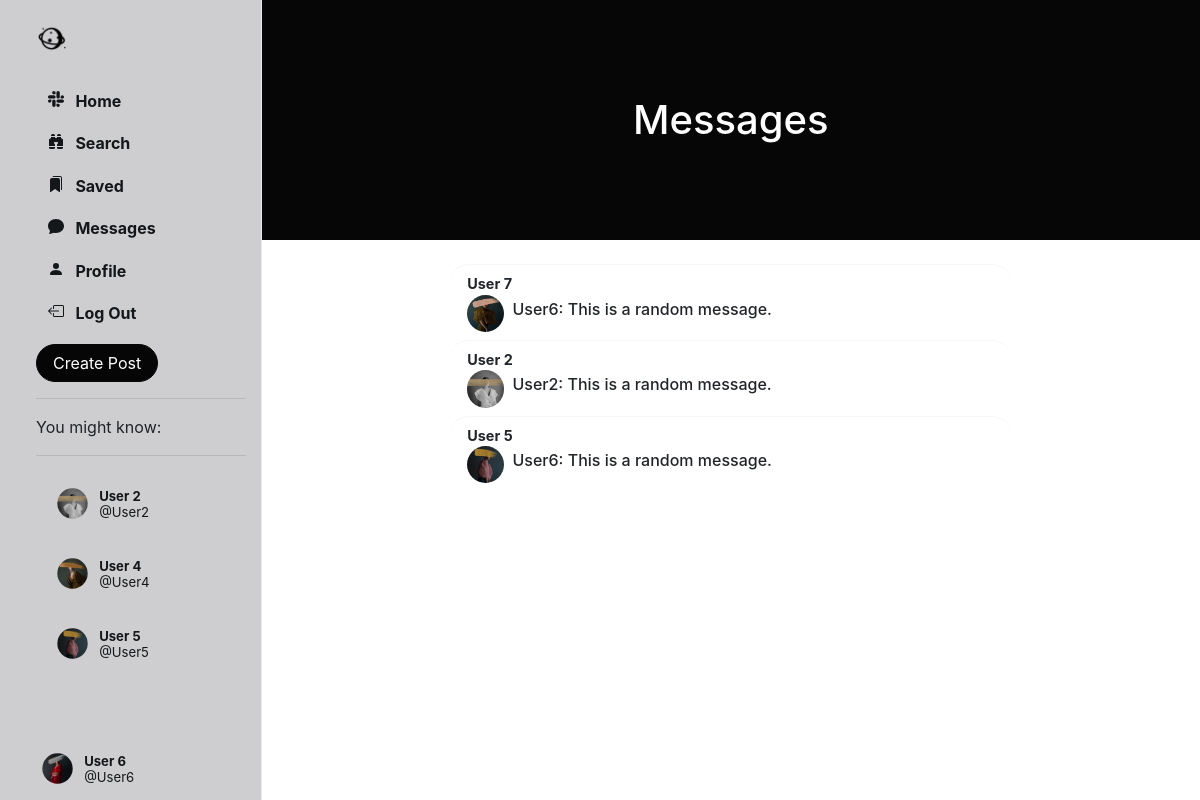
The app's page /chats/ (signed in) with its own data.
### Network/models.py (models this page shows, shortened)
class User(AbstractUser):
    profile_pic = models.ImageField(upload_to='profile_pic/')
    bio = models.TextField(max_length=160, blank=True, null=True)
    cover = models.ImageField(upload_to='covers/', blank=True)
    follows = models.ManyToManyField("self", related_name="followed_by", symmetrical=False, blank=True)
    def get_suggested_followers(self):
        followed_users = self.follows.all()
        suggested_users = User.objects.exclude(id=self.id).exclude(id__in=followed_users).filter(
            followed_by__in=followed_users)
        suggested_users = suggested_users.annotate(num_my_followers=Count('followed_by__follows')).order_by(
            '-num_my_followers')[:4]
        return suggested_users

class Chat(models.Model):
    participants = models.ManyToManyField(User, related_name='chats')
    last_updated = models.DateTimeField(auto_now=True)

class Message(models.Model):
    chat = models.ForeignKey(Chat, on_delete=models.CASCADE, related_name='messages')
    sender = models.ForeignKey(User, on_delete=models.CASCADE, related_name='sent_messages')
    content = models.TextField()
    timestamp = models.DateTimeField(auto_now_add=True)

### Network/views.py (the view)
# urls.py: path('chats/', views.chats, name='chats'),
@login_required(login_url='login/')
def chats(request):
    user = User.objects.get(id=request.user.id)
    suggestions = user.get_suggested_followers()
    chats_list = Chat.objects.filter(participants=request.user).order_by("-last_updated")
    return render(request=request, template_name='chats.html', context={
        'chats': chats_list,
        'suggestions': suggestions
    })

### Network/templates/chats.html (shortened to what this page needs)
{% extends 'index.html' %}
{% load static %}
    {% block chats %}
        <header class="py-5" id="home-header">
            <div class="container px-4 px-lg-5 my-5">
                <div class="text-center text-white">
                    <h1 class="display-5 fw-bolder">Messages</h1>
                </div>
            </div>
        </header>
        <br>
        {% for chat in chats %}
            {% if chat.messages.count > 0 %}
                {% with participants=chat.participants.all %}
                    {% if participants.count == 2 %}
                        {% if participants.0 != request.user %}
                            {% with other_participant=participants.0 %}
                                <a data-toggle="modal"
                                   data-target="#chatModal" onclick="get_messages('{{ chat.id }}')">
                                    <div class="chat" data-chat_id="{{ chat.id }}">
                                        <div style="flex: 1">
                                            <div class="chat-main">
                                                <div class="chat-user">
                                                    <div>
                                                        <span style="margin-left: 0"><strong>{{ other_participant.first_name }} {{ other_participant.last_name }}</strong></span>
                                                    </div>
                                                </div>
                                            </div>
                                        </div>
                                        <div>
                                            <div>
                                                <div class="small-profilepic"
                                                     style="background-image: url({{ other_participant.profile_pic.url }})"></div>
                                            </div>
                                            <div class="chat-content">
                                                <h6 class="new-message">{{ chat.messages.last.sender.username }}: {{ chat.messages.last.content }}</h6>
                                            </div>
                                        </div>
                                    </div>
                                </a>
                            {% endwith %}
                        {% else %}
                            {% with other_participant=participants.1 %}
                                <a data-toggle="modal"
                                   data-target="#chatModal" onclick="get_messages('{{ chat.id }}')">
                                    <div class="chat" data-chat_id="{{ chat.id }}">
                                        <div style="flex: 1">
                                            <div class="chat-main">
                                                <div class="chat-user">
                                                    <div>
                                                        <span><strong>{{ other_participant.first_name }} {{ other_participant.last_name }}</strong></span>
                                                    </div>
                                                </div>
                                            </div>
                                        </div>
                                        <div>
                                            <div>
                                                <div class="small-profilepic"
                                                     style="background-image: url({{ other_participant.profile_pic.url }})"></div>
                                            </div>
                                            <div class="chat-content">
                                                <h6 class="new-message">{{ chat.messages.last.sender.username }}: {{ chat.messages.last.content }}</h6>
                                            </div>
                                        </div>
                                    </div>
                                </a>
                            {% endwith %}
                        {% endif %}
                    {% endif %}
                {% endwith %}
            {% endif %}
        {% endfor %}
    {% endblock %}

### Network/templates/sidenav.html (shortened to what this page needs)
{% load static %}
<div class="sidenav">
    <a href="{% url 'home' %}" class="navbar-brand">
        <img src="{% static 'images/logo_icon.png' %}" height="31px">
    </a>
    <div style="height: 100%;">
        <div>
            <div>
                <ul>
                    <li class="nav-item" id="all_posts">
                        <a href="{% url 'home' %}" class="nav-link">
                            <div>
                                &nbsp;&nbsp;Home
                            </div>
                        </a>
                    </li>
                    <li class="nav-item" id="library">
                        <a href="{% url 'search' %}" class="nav-link">
                            <div>
                                &nbsp;&nbsp;Search
                            </div>
                        </a>
                    </li>
                    <li class="nav-item" id="library">
                        <a href="{% url 'saved' %}" class="nav-link">
                            <div>
                                &nbsp;&nbsp;Saved
                            </div>
                        </a>
                    </li>
                    <li class="nav-item" id="profile">
                        <a href="{% url 'chats' %}" class="nav-link">
                            <div>
                                &nbsp;&nbsp;Messages
                            </div>
                        </a>
                    </li>
                    <li class="nav-item" id="profile">
                        <a href="{% url 'profile' user.username %}" class="nav-link">
                            <div>
                                <svg xmlns="http://www.w3.org/2000/svg" width="16" height="16" fill="currentColor"
                                     class="bi bi-person-fill" viewBox="0 0 16 16">
                                    <path d="M3 14s-1 0-1-1 1-4 6-4 6 3 6 4-1 1-1 1H3Zm5-6a3 3 0 1 0 0-6 3 3 0 0 0 0 6Z"/>
                                </svg>
                                &nbsp;&nbsp;Profile
                            </div>
                        </a>
                    </li>
                    <li class="nav-item" id="logout">
                        <a href="{% url 'logout' %}" class="nav-link">
                            <div>
                                &nbsp;&nbsp;Log Out
                            </div>
                        </a>
                    </li>
                </ul>
            </div>
        </div>
        <button id="popup-btn" class="btn btn-success new-post-btn" data-toggle="modal" data-target="#createPostModal">
            Create Post
        </button>
        <br>
        <hr>
        <div class="suggestion">
            {% if suggestions.count > 0 %}
                You might know:
                <hr>
                {% for suggestion in suggestions %}
                    <li class="suggestion-item suggestion-user" id="s-box">
                        <a href="{% url 'profile' suggestion.username %}" class="nav-link">
                            <div class="user_account">
                                <div class="small-profilepic"
                                     style="float: left; background-image: url({{ suggestion.profile_pic.url }});"></div>
                                <div style="height: 2.7vw; margin: auto;">
                                    <div style="margin-top: 4px;">
                                        <strong>{{ suggestion.first_name }} {{ suggestion.last_name }}</strong>
                                    </div>
                                    <div class="grey" style="margin-top: 4px;">
                                        @{{ suggestion.username }}</div>
                                </div>
                            </div>
                        </a>
                    </li>
                {% endfor %}
            {% endif %}
        </div>
        <div style="position: absolute; bottom: 10px;">
            <li class="nav-item sidenav-user">
                <a href="{% url 'profile' user.username %}" class="nav-link">
                    <div class="user_account">
                        <div class="small-profilepic"
                             style="float: left; background-image: url({{ user.profile_pic.url }});"></div>
                        <div style="height: 2.7vw; margin: auto;">
                            <div style="margin-top: 4px;">
                                <strong>{{ user.first_name }} {{ user.last_name }}</strong></div>
                            <div class="grey" style="margin-top: 4px;">@{{ user.username }}</div>
                        </div>
                    </div>
                </a>
            </li>
        </div>
    </div>
</div>

### Network/static/css/style.css (style rules this page uses)
.btn { border-radius: 20px; padding: 0.32rem 1rem 0.375rem 1rem; }
.btn, .btn:focus, .btn:active { box-shadow: none !important; -webkit-box-shadow: none !important; }
#popup-btn { background-color: #060606; border-color: #060606; }
svg { vertical-align: text-top; }
.sidenav { height: 100%; width: 21.8%; position: fixed; top: 0; left: 0; list-style: none; border-right: .5px solid #e6ecf0; z-index: 100; padding: 15px 15px 15px 3%; background-color: rgba(62, 57, 65, 0.25); }
.sidenav ul { list-style: none; padding-left: 0px; margin-top: 3vh; }
.sidenav li { margin-top: 7px; }
.sidenav .nav-link { color: #14171a; line-height: .7em; font-weight: 700; padding: 0px; }
.sidenav .nav-link > div { padding: 10px 20px 8px 12px; border-radius: 25px; line-height: 0.9em; width: max-content; }
.user_account { display: flex; font-size: .82rem; font-weight: normal; padding-top: 3px !important; padding-bottom: 3px !important; padding-left: 3px !important; }
.user_account .small-profilepic { transform: scale(.82); margin-left: auto; margin-top: auto; }
.small-profilepic { width: 3.1vw; height: 3.1vw; border-radius: 9999px; overflow: hidden; margin-right: 8px; background-size: cover; background-repeat: no-repeat; background-position: center; box-sizing: content-box; }
.suggestion-user { display: flex; padding: 10px 15px; font-size: .9em; border: 20px; }
.suggestion-user a { color: black; text-decoration: none; }
#home-header { background-color: #060606; }
.chat { border-top: 1px solid #f8f6f6; padding: 8px 18px 8px 18px; font-size: .9em; animation-name: hidee; animation-duration: .4s; animation-fill-mode: forwards; animation-play-state: paused; margin-left: 20%; margin-right: 20%; border-radius: 20px; }
.chat > div { display: flex; }
.chat-main { flex: 1; flex-basis: 100%; }
.chat-user { display: flex; justify-content: space-between; flex-basis: 100%; }
.chat-content { margin-top: 5px; max-inline-size: 80%; max-width: 80%; word-wrap: break-word; overflow-wrap: break-word; word-break: break-all; }
#home-header { width: 100%; }
#s-box { border-radius: 20px; }

### records on screen
User: profile_pic (picture), first_name "User", last_name "2", username "User2"
User: profile_pic (picture), first_name "User", last_name "4", username "User4"
User: profile_pic (picture), first_name "User", last_name "5", username "User5"
User: profile_pic (picture), first_name "User", last_name "6", username "User6"
Chat: profile_pic (picture), messages.last.sender.username "User6", messages.last.content "This is a random message."
User: first_name "User", last_name "7"
Chat: profile_pic (picture), messages.last.sender.username "User2", messages.last.content "This is a random message."
Chat: profile_pic (picture), messages.last.sender.username "User6", messages.last.content "This is a random message."
